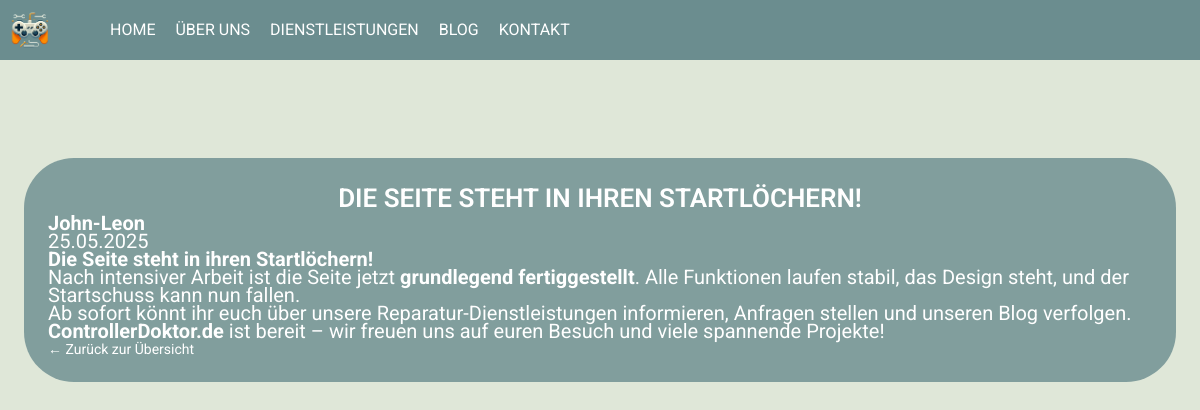
/blog/die-seite-steht-in-ihren-startlochern/, run on the app's committed database.
### blog/models.py (models this page shows, shortened)
class BlogPost(models.Model):
    title = models.CharField(max_length=200)
    slug = models.SlugField(unique=True, blank=True)
    content = models.TextField()
    author = models.ForeignKey(User, on_delete=models.CASCADE)
    created_at = models.DateTimeField(auto_now_add=True)
    updated_at = models.DateTimeField(auto_now=True)

### blog/views.py (the view)
# urls.py: path('<slug:slug>/', blog_detail, name='blog_detail'),
def blog_detail(request, slug):
    post = get_object_or_404(BlogPost, slug=slug)
    content_html = markdown.markdown(post.content)  # Markdown in HTML umwandeln
    return render(request, 'blog/blog_detail.html', {'post': post, 'content_html': content_html})

### blog/templates/blog/blog_detail.html
{% extends 'base.html' %}
{% load static %}
{% block content %}
<section class="blog-detail">
    <div class="container">
        <h1 class="blog-title">{{ post.title }}</h1>
        <p class="blog-meta"><strong>{{ post.author }}</strong><br> {{ post.created_at|date:"d.m.Y" }}</p>
        <div class="blog-content">
            {{ content_html|safe }}
        </div>
        <a href="{% url 'blog_list' %}" class="back-link">← Zurück zur Übersicht</a>
    </div>
</section>
{% endblock %}

### blog/templates/base.html (shortened to what this page needs)
<!DOCTYPE html>
<html lang="de">
<head>
    {% load static %}
    <link rel="stylesheet" href="{% static 'homepage/style/reset.css' %}">
    <link rel="stylesheet" href="{% static 'homepage/style/main.css'%}">
    <link rel="stylesheet" href="{% static 'blog/style/blog.css'%}">
</head>
<body>
<header class="header-main">
        <nav>
            <a class="logo" href="">
                <img src="{% static 'homepage/img/logo.png'%}" alt="Logo">
            </a>
            <ul>
                <li><a href="{% url 'home' %}">Home</a></li>
                <li><a href="{% url 'home' %}#ueber-uns" onclick="navbar()">Über uns</a></li>
                <li><a href="{% url 'home' %}#dienstleistungen" onclick="navbar()">Dienstleistungen</a></li>
                <li><a href="{% url 'blog_list' %}">Blog</a></li>
                <li class="handy-screen-more" id="droppdown-kontakt-display"><a href="{% url 'kontakt' %}">Kontakt</a></li>
            </ul>
        </nav>
</header>
    <div class="content">
           {% block content %}
           {% endblock %}
    </div>
</body>

### homepage/static/homepage/style/main.css (style rules this page uses)
:root { --menu-count: 6; background-color: #dfe7d8; overflow-y: scroll; font-family: 'Roboto'; }
html { scroll-behavior: smooth; }
h1 { font-size: 26px; line-height: 32px; font-family: 'Roboto'; font-weight: 600; text-transform: uppercase; color: white; }
p { font-size: 20px; line-height: 18px; font-family: 'Roboto'; color: white; }
a { cursor: pointer; font-size: 14px; line-height: 18px; font-family: 'Roboto'; }
body { background-color: #dfe7d8; }
.header-main { width: 100%; padding: 0 , 60px; background-color: #6b8d8f; display: flex; justify-content: space-between; position: fixed; top: 0; left: 0; z-index: 200; }
.header-main nav { display: flex; }
.handy-screen-more { display: none; }
.header-main .logo { height: 60px; width: fit-content; align-self: center; cursor: pointer; display: flex; flex-direction: column; text-decoration: none; }
.header-main .logo img { height: 100%; }
.header-main ul { height: 100%; padding-left: 40px; list-style: none; display: flex; align-self: center; align-items: center; margin: 0px; }
.header-main ul li { position: relative; }
.header-main ul li a { display: block; padding: 0 10px; height: 100%; line-height: 60px; font-size: 1rem; color: white; text-transform: uppercase; transition: all ease-in-out 100ms; text-decoration: none; }
@media screen and (min-width: 601px) { .handy-screen-more { display:flex; position: relative; } }

### static/blog/style/blog.css (style rules this page uses)
a { text-decoration: none; color: white; }
.content { top: 12vh; position: absolute; width: 100%; margin-top: 50px; }
.content h1 { text-align: center; width: 100%; }
.blog-detail { display: flex; flex-direction: column; align-items: center; background-color: rgba(107,141,143, 0.8); border-radius: 50px; margin-left: 2%; margin-right: 2%; padding: 2%; position: relative; margin-top: 1%; }

### data on the page
BlogPost: title "DIE SEITE STEHT IN IHREN STARTLÖCHERN!", author "John-Leon", created_at "25.05.2025", title "Die Seite steht in ihren Startlöchern! Nach intensiver Arbeit ist die Seite jetzt grundlegend fertiggestellt . Alle Funktionen laufen stabil, das Design steht, und der Startschuss kann nun fallen. Ab sofort könnt ihr euch über unsere Reparatur-Dienstleistungen informieren, Anfragen stellen und unseren Blog verfolgen. ControllerDoktor.de ist bereit – wir freuen uns auf euren Besuch und viele spannende Projekte!"
